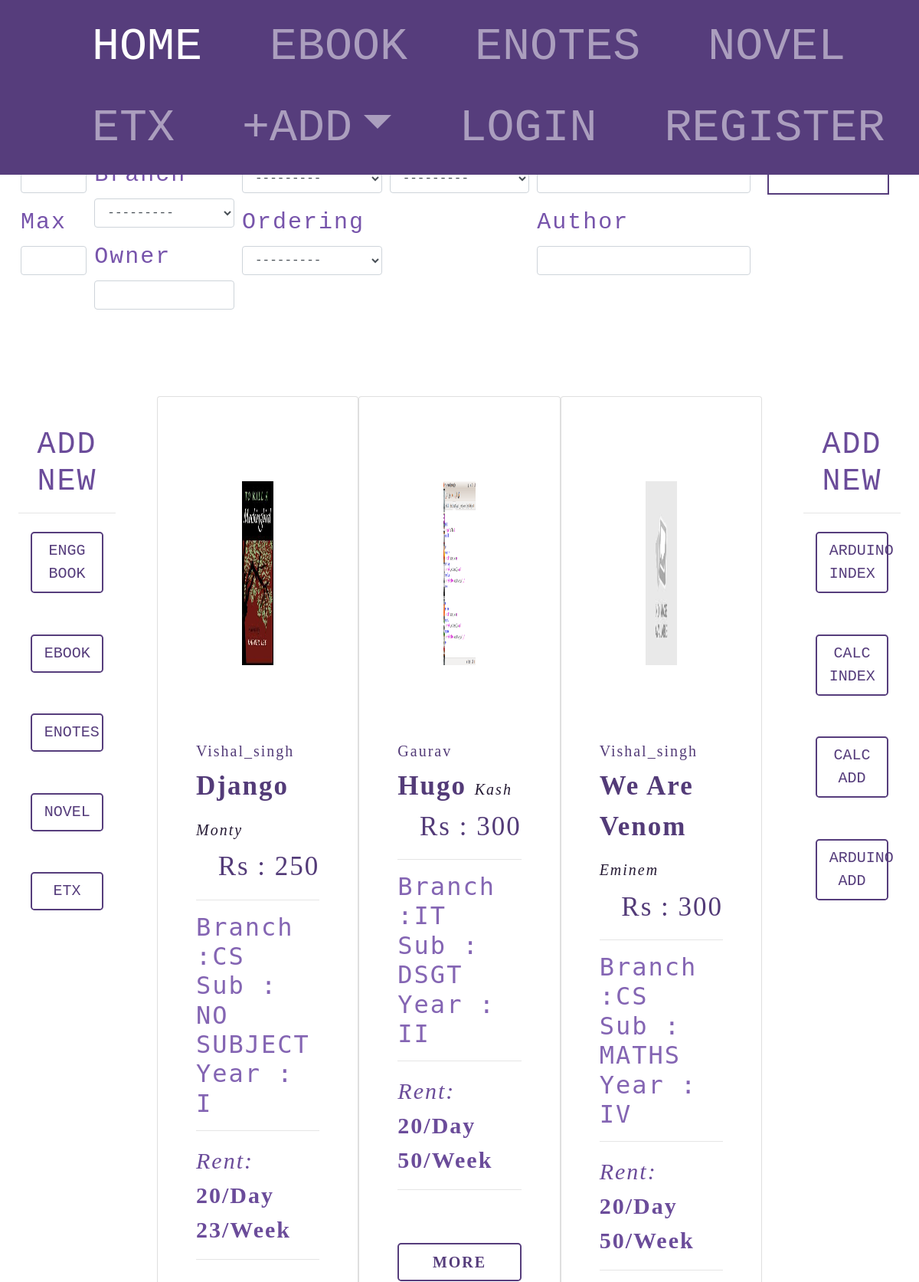
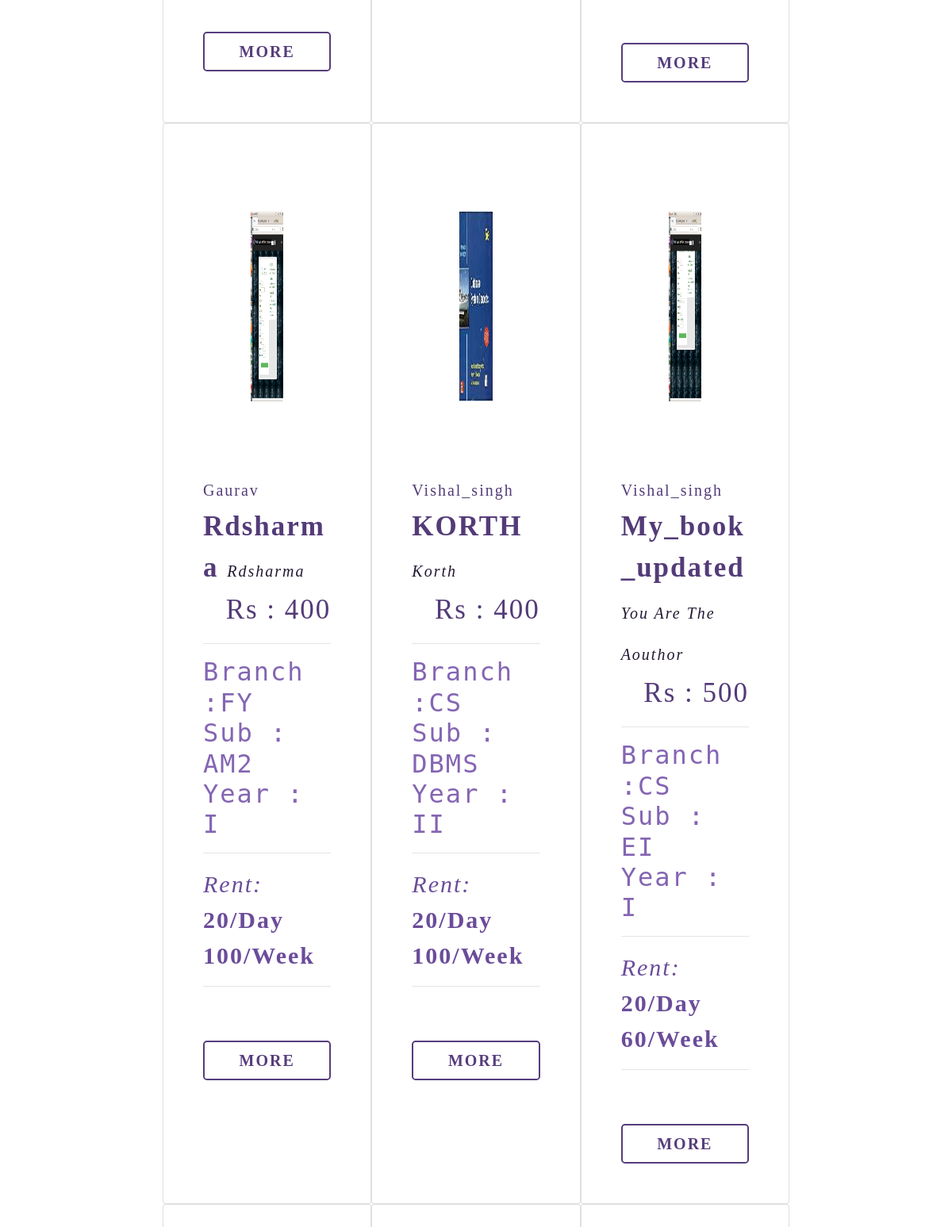
Screenshot of /polls/ (upper part) with the database file from the repository (2 pictures, top to bottom).
### polls/models.py (models this page shows, shortened)
class Book_model(models.Model):
	owner = models.ForeignKey(User, on_delete=models.CASCADE)
	book_name=models.CharField(max_length=lenn)
	book_image=models.FileField(blank=True,default='book/pdf/no_image.jpg')
	pdf = models.FileField(upload_to='book/pdf',blank=True)
	star = models.BooleanField(default = False,blank=True)
	Branch_CHOICES=[('CS','CS'),('Mech','Mech'),('ENTC','ENTC'),('IT','IT'),('CHEM','CHEM'),('ETX','ETX'),('Civil','Civil'),('FY','FY')]
	book_branch=models.CharField(max_length=lenn,choices=Branch_CHOICES,default='CS')
	Subject_CHOICES=[('NO SUBJECT','NO SUBJECT'),('DSF','Data Structures And Files'),
	('DSGT','Data Structures and Graph Theory'),('AM2','Applied Mathematcs'),
	('AM1','Applied Mechanics'),('EI','Engineering Informatics'),('DBMS','DBMS'),('SYSTEM ENGG','SYSTEM ENGG'),
	('MATHS','MATHS'),('PSYCHO','PSYCHO'),('MATERIAL ENGG','MATERIAL ENGG'),('PYTHON','PYTHON'),('CPP','CPP'),
	('EEE','EEE'),
	('None','none')]
	book_sub=models.CharField(max_length=lenn,choices=Subject_CHOICES,default='NO SUBJECT')
	Year_CHOICES=[('I','I'),('II','II'),('III','III'),('IV','IV')]
	book_year=models.CharField(max_length=lenn,choices=Year_CHOICES,default='I')
	author=models.CharField(max_length=lenn)
	import datetime
	YEAR_CHOICES = [(r,r) for r in range(1984, datetime.date.today().year+1)]
	edition = models.IntegerField( ('year'), choices=YEAR_CHOICES, default=datetime.datetime.now().year )
	sell_price=models.CharField(max_length=lenn)
	rent_price_per_day=models.CharField(max_length=lenn,null=True,default=20)
	rent_price_per_week=models.CharField(max_length=lenn,null=True,default=50)
	rent_price_per_month=models.CharField(max_length=lenn,null=True,default=100)
	class Meta:
        	ordering = ('sell_price',)

### polls/views.py (the view, shortened to what this page needs)
class IndexView(generic.ListView):
    template_name = 'polls/index.html'
    context_object_name = 'latest_owner_list'
    paginate_by = 3
    def get_context_data(self,**kwargs):
        context = super(IndexView,self).get_context_data(**kwargs)
        context['filter'] = SnippetFilter(self.request.GET,queryset=self.get_queryset())
        return context
    def get_queryset(self):
        return Book_model.objects.all()

### polls/templates/polls/index.html (shortened to what this page needs)
{% extends 'polls/base.html' %}
{% load static %}
{% load bootstrap %}
{% load crispy_forms_tags %}
{% block body %}
<div class=" " style='padding-top: 10px;   padding-bottom: 1000px;'>
  <div class="row" style="padding-top: 50px;   ">
      <div class="col-lg-12 " >
          <div class="filter_index_engg container-fluid   "
          style=" width: 98%;font-size:30px;padding: 5px 15px 5px 15px;color:#7754ab; ">
            <form method="GET">
              <div class="form-row">
                                      <div class="form-group col-md-1">
                                      {{ filter.form.sell_price__gt|as_crispy_field }}
                                      {{ filter.form.sell_price__lt|as_crispy_field }}
                                      </div>
<div class="form-group col-md-2">
   {{ filter.form.book_branch|as_crispy_field }}
   {{ filter.form.owner__username|as_crispy_field }}
</div>
                                    <div class="form-group col-md-2">
                                      {{ filter.form.book_sub|as_crispy_field }}
                                      {{ filter.form.ordering|as_crispy_field }}
                                    </div>
<div class="form-group col-md-2">
  {{ filter.form.book_year|as_crispy_field }}
</div>
                                      <div class="form-group col-md-3">
                                        {{ filter.form.book_name|as_crispy_field }}
                                        {{ filter.form.author|as_crispy_field }}
                                      </div>
<div class="form-group col-md-2" style='padding:17px;'>
  <button type="submit" class="text-center button_engg btn-block  ">
    <p class="text-center " style="font-size: 120%; ">search</p>
  </button>
</div>
              </div>
            </form>
          </div >
      </div >
  </div >
  <div class="row" style="padding-top:50px;">
      <div class="col-lg-2 "  >
          {% include "polls/side_bar_all.html" %}
      </div > <br><br>
      <div class="col-lg-8 index_middle_bg" style="padding: 10px 30px;">
            <div class="row  " style="font-size:35px;">
            {% if  object_list and filter.qs %}
              {% for model in  filter.qs %}
                <div class="card " style="width: 33.333%;padding:30px;padding-top:30px;color:green;">
                    {% if model.book_image %}
                    <a href="{% url 'polls:detail' model.id  %}">
                      <img class="card-img-top img-responsive" src="{{ model.book_image.url }}"
                      alt="Card image cap" style=" padding: 80px; height:400px;">
                    </a>
                    {% endif %}
                      <div class="card-body" >
                            <h5 style="color:#533b78">{{model.owner.username }}</h5>
                            <b style="color:#533b78;font:15px;">{{model.book_name }}</b>
                            <i style="color: #241933 ;font-size:20px;">{{model.author }}</i>
                            <div style="text-align:right;color:#533b78;">
                                Rs : {{model.sell_price }}
                            </div>
                            <hr>
                            <h2 style="color:#8465b3;">
                              Branch :{{ model.book_branch }} </br>
                              Sub : {{model.book_sub }}    </br>
                              Year : {{model.book_year }}      </br>
                            </h2>
                            <hr>
                            <div style='font-size:30px;color:#6b4c9a;'  >
                                <i>Rent:</i>&nbsp;&nbsp;
                                <b  >{{model.rent_price_per_day }}/day</b>&nbsp;&nbsp;
                                <b  >{{model.rent_price_per_week}}/week</b><hr>
                            </div>
                            <br>
                            <a href="{% url 'polls:detail' model.id  %}"
                            class="text-center button_engg btn-block btn-lg" role="button"><b>MORE</b></a>
                      </div>
                </div>
              {% endfor %}
            {% else %}
                <h1 class=" col-sm-12 detail_heading" style="width: 100%";>  NO BOOKS </h1>
            {% endif %}
            </div>
      </div>
      <div class="col-lg-2  " >
                {% include "polls/side_bar_etx.html" %}
      </div >
  </div >
</div>
{% endblock %}

### polls/static/polls/css/style.css (style rules this page uses)
h2,h3,h4 { color: green; font-family: 'monospace'; }
.button_engg { border-color: #4CAF50; border: 2px solid ; color: #563d7c; background-color: white; }
.index_middle_bg { color:orange; font-family:Verdana ; padding: 10px 30px; text-transform: capitalize;letter-spacing: 2px; }
.filter_index_engg { color:rgba(169,3,41,1); background-color: white; font-family:monospace ; font-size:25px; padding: 50px 15px 75px 15px; border-radius: 7px; text-transform: capitalize; letter-spacing: 2px; }

### rows the page displays
Book_model: book_image (picture), owner.username "Vishal_singh", book_name "Django", author "Monty", sell_price "250", book_branch "CS", book_sub "NO SUBJECT", book_year "I", rent_price_per_day "20", rent_price_per_week "23"
Book_model: book_image (picture), owner.username "Gaurav", book_name "Hugo", author "Kash", sell_price "300", book_branch "IT", book_sub "DSGT", book_year "II", rent_price_per_day "20", rent_price_per_week "50"
Book_model: book_image (placeholder picture), owner.username "Vishal_singh", book_name "We Are Venom", author "Eminem", sell_price "300", book_branch "CS", book_sub "MATHS", book_year "IV", rent_price_per_day "20", rent_price_per_week "50"
Book_model: book_image (picture), owner.username "Gaurav", book_name "Rdsharma", author "Rdsharma", sell_price "400", book_branch "FY", book_sub "AM2", book_year "I", rent_price_per_day "20", rent_price_per_week "100"
Book_model: book_image (picture), owner.username "Vishal_singh", book_name "KORTH", author "Korth", sell_price "400", book_branch "CS", book_sub "DBMS", book_year "II", rent_price_per_day "20", rent_price_per_week "100"
Book_model: book_image (picture), owner.username "Vishal_singh", book_name "My_book_updated", author "You Are The Aouthor", sell_price "500", book_branch "CS", book_sub "EI", book_year "I", rent_price_per_day "20", rent_price_per_week "60"

### other values shown
{{ "Home"|upper }} "HOME"
{{ "Ebook"|upper }} "EBOOK"
{{ "Enotes"|upper }} "ENOTES"
{{ "Novel"|upper }} "NOVEL"
{{ "Etx"|upper }} "ETX"
{{ "+ADD"|upper }} "+ADD"
{{ "login"|upper }} "LOGIN"
{{ "register"|upper }} "REGISTER"
{{ "Engg Book"|upper }} "ENGG BOOK"
{{ "Arduino Index"|upper }} "ARDUINO INDEX"
{{ "Calc Index"|upper }} "CALC INDEX"
{{ "Calc Add"|upper }} "CALC ADD"
{{ "Arduino Add"|upper }} "ARDUINO ADD"
